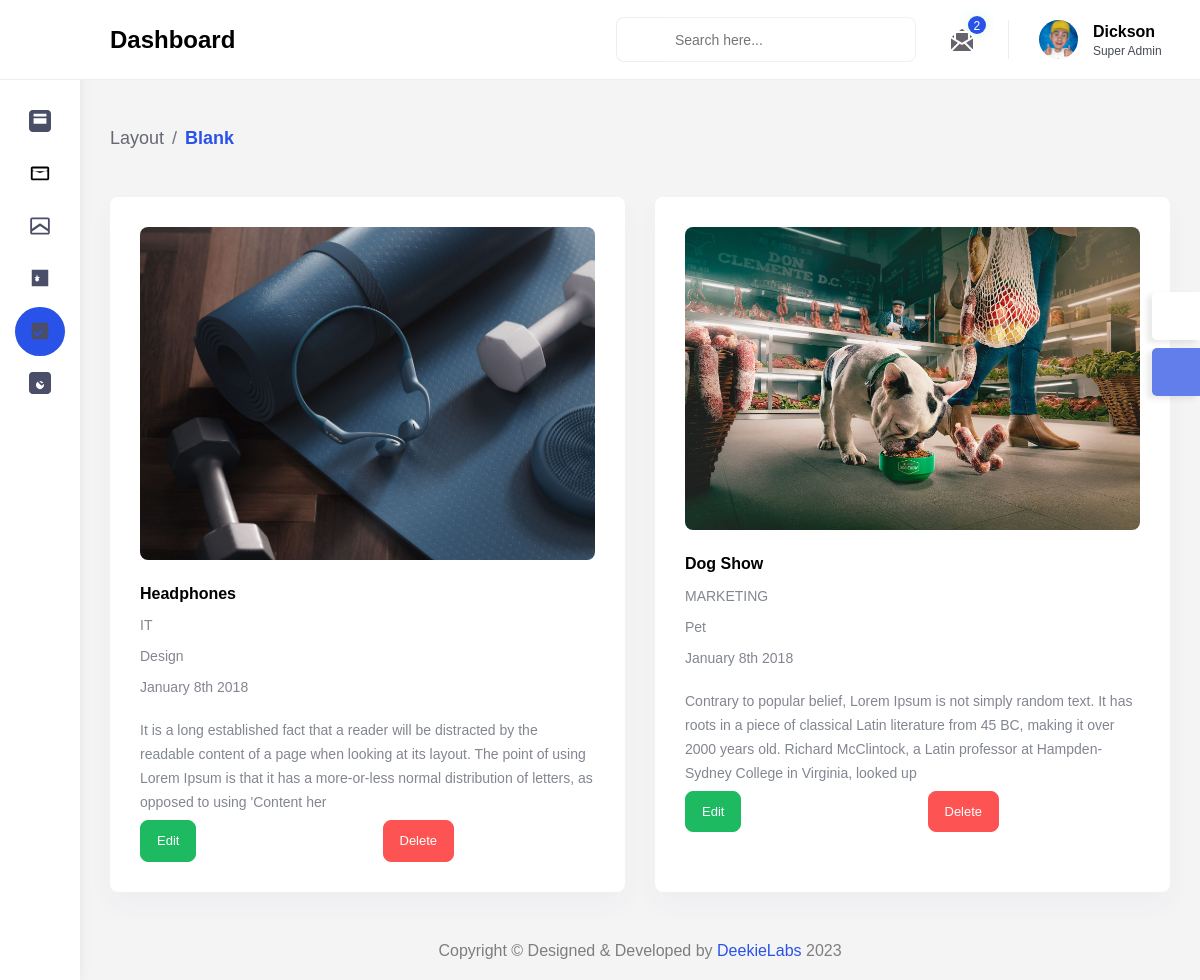
Screenshot of /dashboard/projects/all/ (signed in) with the database file from the repository.
### main/models.py (models this page shows, shortened)
class Projects(models.Model):
    project_name = models.CharField(max_length=200)
    project_link = models.CharField(max_length=200, blank=True)
    project_description = models.CharField(
        max_length=550, null=True, blank=True)
    CATEGORY_CHOICES = [
        ('Web Development', 'Web Development'),
        ('Software Development', 'Software Development'),
        ('Mobile App Development', 'Mobile App Development'),
        ('E-commerce Solutions', 'E-commerce Solutions'),
        ('Graphic Design', 'Graphic Design'),
        ('Digital Marketing', 'Digital Marketing')
    ]
    project_category = models.CharField(max_length=150, choices = CATEGORY_CHOICES)
    project_image = models.ImageField(
        null=True, blank=True, upload_to='project_img', default="product_img/placeholder.png")
    project_image2 = models.ImageField(
        null=True, blank=True, upload_to='project_img', default="product_img/placeholder.png")
    project_date = models.CharField(max_length=150)
    project_industry = models.CharField(max_length=150)
    id = models.UUIDField(default=uuid.uuid4, unique=True,
                          primary_key=True, editable=False)

### dashboard/views.py (the view)
# urls.py: path('projects/all/', views.viewProjects, name="view-projects"),
@login_required(login_url="login")
def viewProjects(request):
    user_messages = UserContact.objects.all()
    projects = Projects.objects.all()
    context = {
        'user_messages':user_messages,
        'projects':projects
    }
    return render(request, 'dashboard/project/view-projects.html', context)

### dashboard/templates/dashboard/project/view-projects.html (shortened to what this page needs)
{% extends 'layouts/admin.html' %}
{% load static %}
{% block content %}
        <div class="content-body">
            <div class="container-fluid">
                <div class="page-titles">
					<ol class="breadcrumb">
						<li class="breadcrumb-item"><a href="javascript:void(0)">Layout</a></li>
						<li class="breadcrumb-item active"><a href="javascript:void(0)">Blank</a></li>
					</ol>
                </div>
                <div class="row">
                    {% for project in projects  %}
                    <div class="col-lg-12 col-xl-6">
                        <div class="card">
                            <div class="card-body">
                                <div class="row m-b-30">
                                    <div class="col-md-5 col-xxl-12">
                                        <div class="new-arrival-product mb-4 mb-xxl-4 mb-md-0">
                                            <div class="new-arrivals-img-contnent">
                                                <img class="img-fluid" src="{{ project.project_image.url }}" alt="">
                                            </div>
                                        </div>
                                    </div>
                                    <div class="col-md-7 col-xxl-12">
                                        <div class="new-arrival-content position-relative">
                                            <h4><a href="#">{{project.project_name}}</a></h4>
                                            <p>{{project.project_category}}<span class="item"><i class="fa fa-check-circle text-success"></i></span></p>
                                            <p>{{project.project_industry}} </p>
                                            <p>{{project.project_date}}</p>
                                            <p class="text-content">{{project.project_description}}</p>
                                        </div>
										<div class="row">
											<div class="col">
												<a href="{% url 'update-project' project.id %}">
													<button class="btn btn-success">Edit</button>
												</a>
											</div>
											<div class="col">
												<form action="{% url 'delete-project' project.id %}" method="POST">
													<button class="btn btn-danger " type="submit">Delete</button>
												</form>
											</div>
										</div>
                                    </div>
                                </div>
                            </div>
                        </div>
                    </div>
                    {% endfor %}
                </div>
            </div>
        </div>
{% endblock content %}

### rows the page displays
Projects: project_image (picture), project_name "Headphones", project_category "IT", project_industry "Design", project_date "January 8th 2018", project_description "It is a long established fact that a reader will be distracted by the readable content of a page when looking at its layout. The point of using Lorem Ipsum is that it has a more-or-less normal distribution of letters, as opposed to using 'Content her"
Projects: project_image (picture), project_name "Dog Show", project_category "MARKETING", project_industry "Pet", project_date "January 8th 2018", project_description "Contrary to popular belief, Lorem Ipsum is not simply random text. It has roots in a piece of classical Latin literature from 45 BC, making it over 2000 years old. Richard McClintock, a Latin professor at Hampden-Sydney College in Virginia, looked up"

### other values shown
{{ user_messages.count }} "2"
